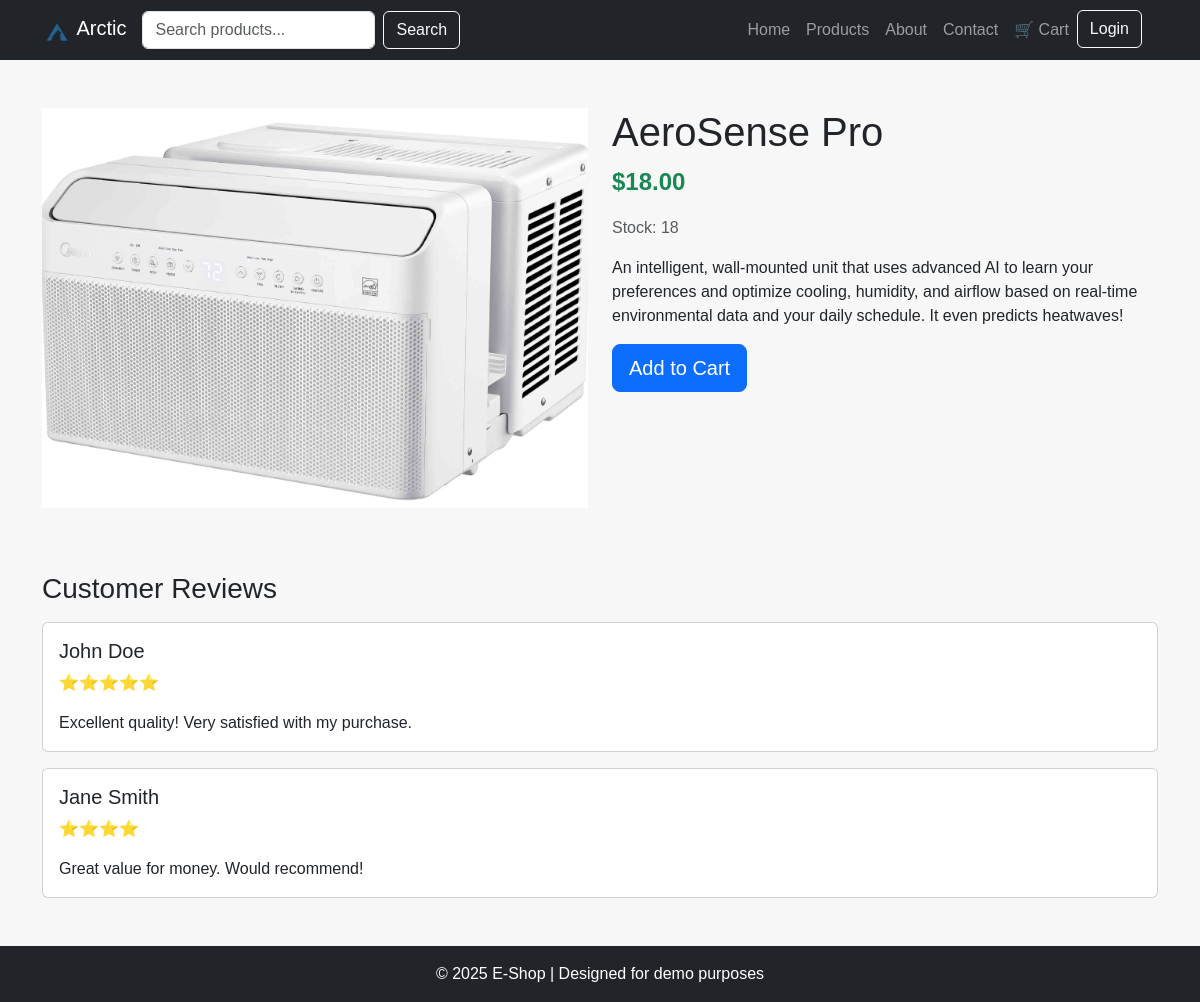
Screenshot of /product.php?id=1 with the database file from the repository.
### tables this page shows
CREATE TABLE `products` (
  `id` int(11) NOT NULL AUTO_INCREMENT,
  `prod_name` varchar(255) DEFAULT NULL,
  `price` int(11) DEFAULT NULL,
  `stock` int(11) DEFAULT NULL,
  `info` text DEFAULT NULL,
  `img` varchar(255) NOT NULL,
  PRIMARY KEY (`id`)
);

### misc/prod_page.php (the view)
<?php
include "database.php";
function prodDetails ()
{
    global $conn;
    $id = isset($_GET['id']) ? (int) $_GET['id'] : 0;
    $query = "SELECT * FROM products WHERE id = {$id}";
    $result = mysqli_query($conn, $query);
    $product = mysqli_fetch_assoc($result);
    $prodID = $product['id'];
    $prodName = $product['prod_name'];
    $prodImg = $product['img'];
    $prodPrice = number_format($product['price'], 2, '.', '');
    $prodStock = $product['stock'];
    $prodInfo = $product['info'];
    $htmlYes = <<<HTML
        <div class="row">
                <div class="col-md-6">
                    <img src="img/products/$prodImg.jpg"
                        alt="$prodName"
                        class="product-img-main mb-3">
                </div>
                <div class="col-md-6">
                    <h1>$prodName</h1>
                    <p class="fs-4 fw-bold text-success">$$prodPrice</p>
                    <p class="text-muted">Stock: $prodStock</p>
                    <p>$prodInfo</p>
                    <div class="d-flex gap-3 mt-3">
                        <a href="cart.php?action=add&id=$prodID"
                            class="btn btn-primary btn-lg">Add to Cart</a>
                    </div>
                </div>
            </div>
            <div class="mt-5">
                <h3>Customer Reviews</h3>
                <div class="card my-3">
                    <div class="card-body">
                        <h5 class="card-title">John Doe</h5>
                        <p class="card-text">⭐⭐⭐⭐⭐</p>
                        <p class="card-text">Excellent quality! Very satisfied with my purchase.</p>
                    </div>
                </div>
                <div class="card my-3">
                    <div class="card-body">
                        <h5 class="card-title">Jane Smith</h5>
                        <p class="card-text">⭐⭐⭐⭐</p>
                        <p class="card-text">Great value for money. Would recommend!</p>
                    </div>
                </div>
            </div>
    HTML;
    $htmlNo = <<<HTML
        <div class="alert alert-danger text-center">Product not found.</div>
    HTML;
    if ($product)
    {
        return $htmlYes;
    }
    else
    {
        return $htmlNo;
    }
}

### styles.css (style rules this page uses)
body { font-family: "JetBrains Mono", sans-serif; margin: 0; padding: 0; background-color: #f7f7f7; }

### product.php (style rules this page uses)
.product-img-main { width: 100%; height: 400px; object-fit: cover; }

### rows the page displays
products: img (picture), prod_name "AeroSense Pro", price "18.00", stock "18", info "An intelligent, wall-mounted unit that uses advanced AI to learn your preferences and optimize cooling, humidity, and airflow based on real-time environmental data and your daily schedule. It even predicts heatwaves!"
